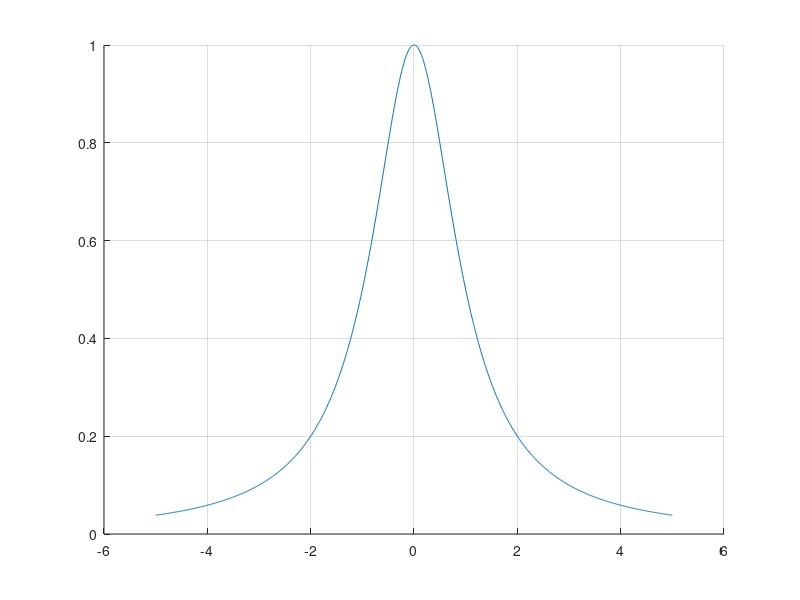

MATLAB code for this plot: (Note: this script raises an error after producing the figure.)
hold on; grid on;
m = 15;
a = -5;
b = 5;
fh = @(x) 1./(1 + x.^2);

X=a:0.01:b;
plot(X,fh(X));
L = {'Real'};

type = 'echidistante';
x = gen_nodes(a, b, m, type);
Lg = lagrange_baricentrica(x, fh(x), X, type);
plot(X,Lg);
L{end + 1} = ['Runge ' type];

type = 'Cebisev1';
x = gen_nodes(a, b, m, type);
Lg = lagrange_baricentrica(x, fh(x), X, type);
plot(X,Lg);
L{end + 1} = ['Runge ' type]; 

type = 'Cebisev2';
x = gen_nodes(a, b, m, type);
Lg = lagrange_baricentrica(x, fh(x), X, type);
plot(X,Lg);
L{end + 1} = ['Runge ' type]; 

legend(L);